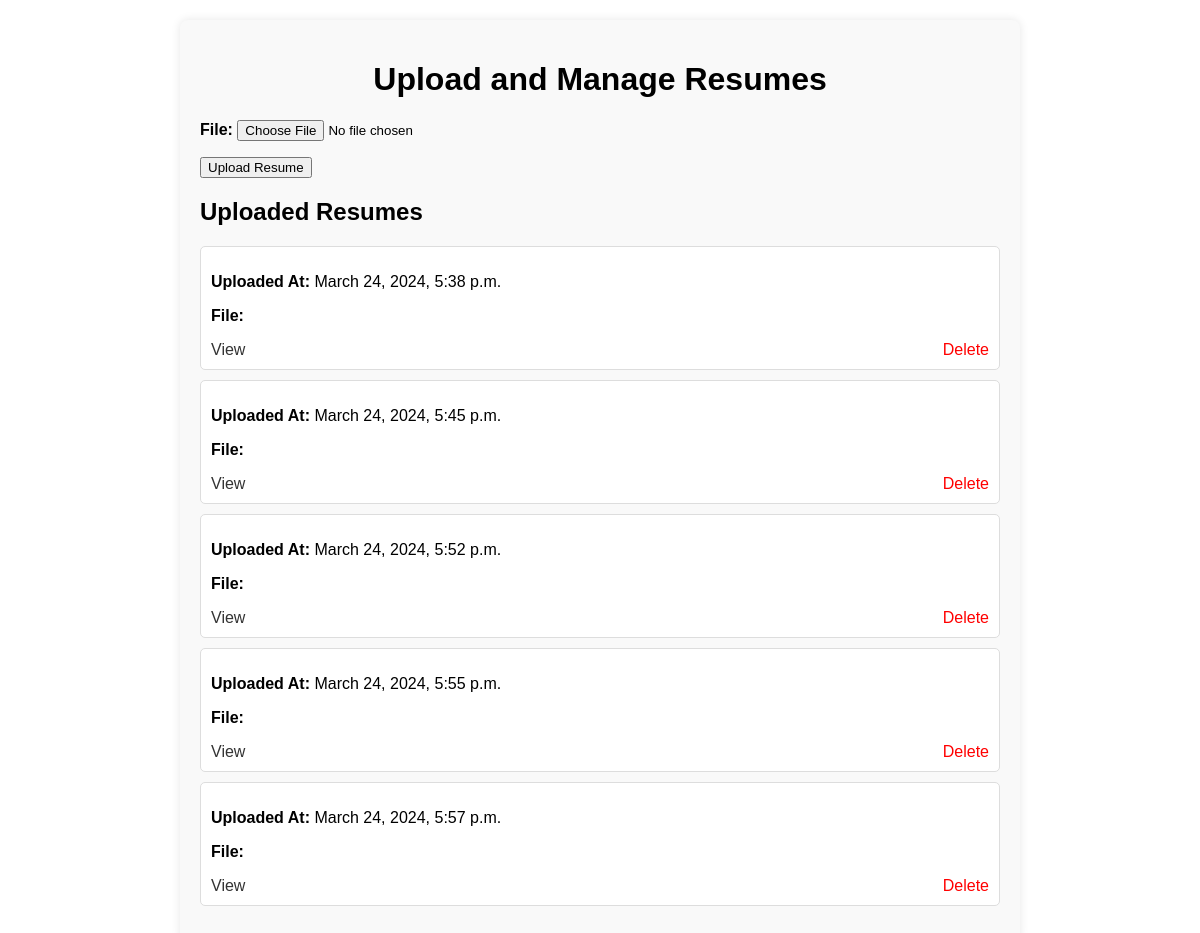
The page /upload-resume/ (signed in) on the database its author committed.
### user/models.py (models this page shows)
class Resume(models.Model):
    user = models.ForeignKey(User, on_delete=models.CASCADE)
    file = models.FileField(upload_to='resumes/')  # Assuming resumes will be uploaded to 'resumes/' directory
    uploaded_at = models.DateTimeField(auto_now_add=True)

### user/views.py (the view)
# urls.py: path('upload-resume/', views.upload_manage_resume, name='upload_resume'),
def upload_manage_resume(request):
    try:
        company_profile = CompanyProfile.objects.get(user=request.user)
    except CompanyProfile.DoesNotExist:
        company_profile = CompanyProfile.objects.create(user=request.user)
    if request.method == 'POST':
        form = ResumeForm(request.POST, request.FILES)
        if form.is_valid():
            resume = form.save(commit=False)
            resume.user = request.user
            resume.save()
            return redirect('resume_view')  # Redirect to resume view page
    else:
        form = ResumeForm()
    resumes = Resume.objects.filter(user=request.user)
    return render(request, 'upload_manage_resume.html', {'form': form, 'resumes': resumes, 'company_profile': company_profile})

### user/forms.py
class ResumeForm(forms.ModelForm):
    class Meta:
        model = Resume
        fields = ['file']  # Assuming 'file' is the field to upload resume

### templates/upload_manage_resume.html (shortened to what this page needs)
<!DOCTYPE html>
<html lang="en">
<head>
</head>
<body>
    <div class="container">
        <h1>Upload and Manage Resumes</h1>
        <form method="POST" enctype="multipart/form-data">
            {{ form.as_p }}
            <button type="submit">Upload Resume</button>
        </form>
        <h2>Uploaded Resumes</h2>
        <ul class="resume-list">
            {% for resume in resumes %}
            <li class="resume-list-item">
                <div class="resume-info">
                    <p><strong>Uploaded At:</strong> {{ resume.uploaded_at }}</p>
                    <p><strong>File:</strong> <a href="{{ resume.resume_file.url }}">{{ resume.resume_file.name }}</a></p>
                </div>
                <div class="resume-actions">
                    <a href="{{ resume.resume_file.url }}" target="_blank">View</a>
                    <a href="#" class="delete-btn">Delete</a>
                </div>
            </li>
            {% endfor %}
        </ul>
    </div>
</body>
</html>

### templates/upload_manage_resume.html (style rules this page uses)
body { font-family: Arial, sans-serif; margin: 0; padding: 0; }
.container { max-width: 800px; margin: 20px auto; padding: 20px; background-color: #f9f9f9; border-radius: 8px; box-shadow: 0 0 10px rgba(0, 0, 0, 0.1); }
h1 { text-align: center; }
form { margin-bottom: 20px; }
label { font-weight: bold; }
.resume-list { list-style-type: none; padding: 0; }
.resume-list-item { margin-bottom: 10px; padding: 10px; border: 1px solid #ddd; border-radius: 5px; background-color: #fff; }
.resume-actions { display: flex; justify-content: space-between; align-items: center; }
.resume-actions a { text-decoration: none; color: #333; }
.resume-actions a.delete-btn { color: #f00; }

### rows shown on the page
Resume: uploaded_at "March 24, 2024, 5:38 p.m."
Resume: uploaded_at "March 24, 2024, 5:45 p.m."
Resume: uploaded_at "March 24, 2024, 5:52 p.m."
Resume: uploaded_at "March 24, 2024, 5:55 p.m."
Resume: uploaded_at "March 24, 2024, 5:57 p.m."
